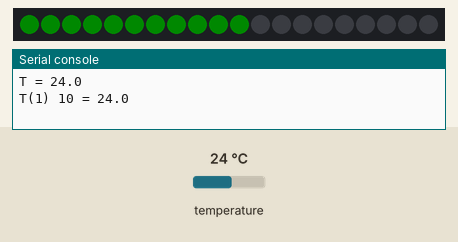
Simulated run of this program. Board: Raspberry Pi Pico running CircuitPython. On the bench: 20 RGB LEDs in strip order, left to right, the last lines printed to the serial console. The test bench sets the inputs (shaded band); at power-on: temperature 24 °C. Dim RGB values are drawn brighter than linear.

Above: at 1.6 s.
1.7 s: temperature set to 28 °C
At 2.7 s:
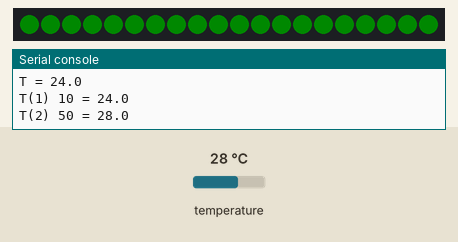
3.5 s: temperature set to 12 °C
At 4.6 s:
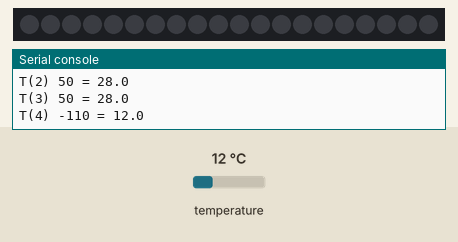
5.5 s: temperature set to 33 °C
At 6.5 s:
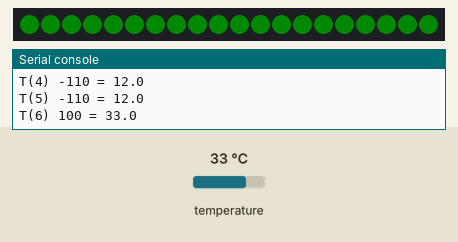
Timing chart, 0 to 8.5 s (numbered marks = the images above; inputs shaded):
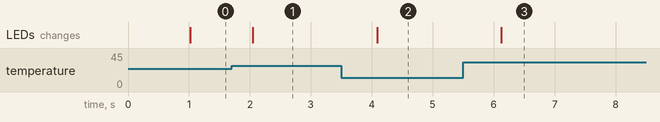

Measured:
- after the input at 1.7 s, the LEDs: change after 0.34 s (image 1)
- after the input at 3.5 s, the LEDs: change after 0.59 s (image 2)
- after the input at 5.5 s, the LEDs: change after 0.63 s (image 3)

The program:

T_sensor.py
```python
import board
import neopixel
import time

#***********************************
# START: TEMPERATURE SENSOR SETUP
# ref: https://learn.adafruit.com/using-ds18b20-temperature-sensor-with-circuitpython/circuitpython
import adafruit_ds18x20
from adafruit_onewire.bus import OneWireBus
ow_bus = OneWireBus(board.GP16)
# Identify all onewire devices
devices = ow_bus.scan()
for device in devices:
    print("ROM = {} \tFamily = 0x{:02x}".format([hex(i) for i in device.rom], device.family_code))
# get temperature sensor
ds18b20 = adafruit_ds18x20.DS18X20(ow_bus, devices[0])
print(f'T = {ds18b20.temperature}')
# END: TEMPERATURE SENSOR SETUP
#********************************

nPix = 20  # number of pixels
pixels = neopixel.NeoPixel(board.GP0, nPix)
n = 0
while True:
    time.sleep(1)
    n += 1
    #*************************
    # START: READ TEMPERATURE
    T = ds18b20.temperature
    # END: READ TEMPERATURE
    #*************************
    np = int((ds18b20.temperature - 23)*10) #number of pixels
    print(f'T({n}) {np} = {T}')

    for i in range(nPix):
        if (i <= np):
            pixels[i] = (0, 10, 0)
        else:
            pixels[i] = (0,0,0)
```
